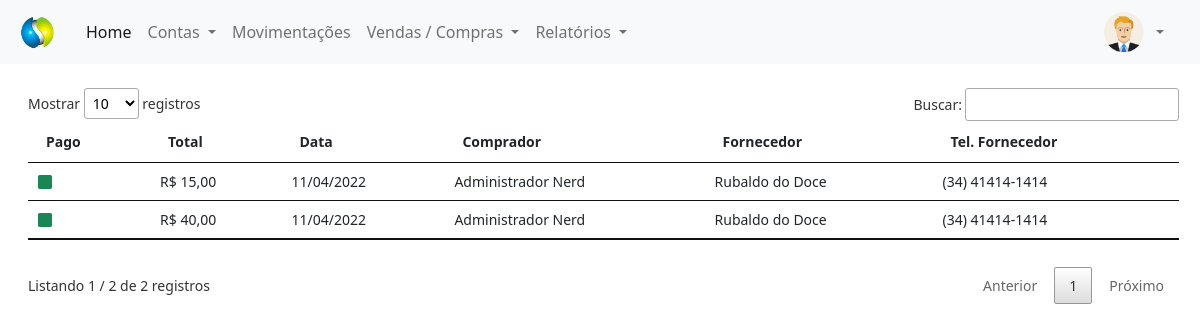
The page /painel-tesoureiro/index.php?pagina=compras (signed in) on the database as committed earlier.
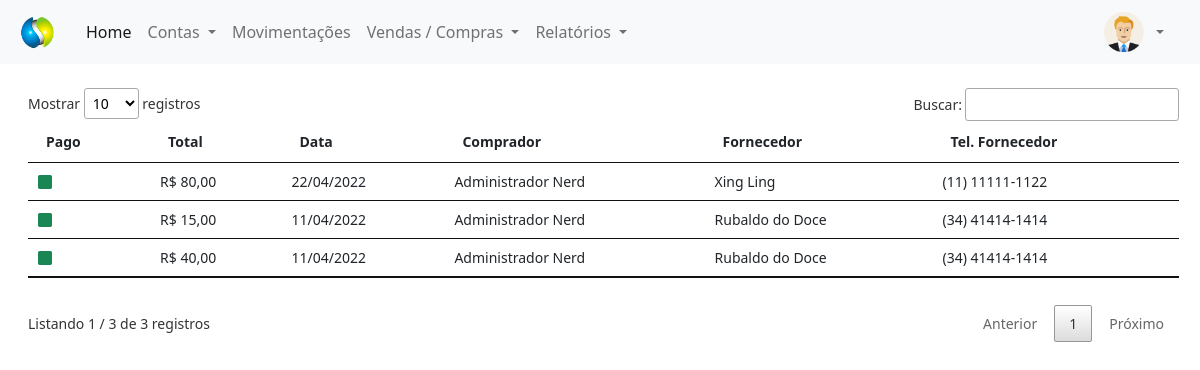
The same page on the database as committed later.
### tables this page shows
CREATE TABLE `compras` (
  `id` int(11) NOT NULL,
  `total` decimal(8,2) NOT NULL,
  `data` date NOT NULL,
  `usuario` int(11) NOT NULL,
  `fornecedor` int(11) NOT NULL,
  `pago` varchar(5) NOT NULL
);

CREATE TABLE `usuarios` (
  `id` int(11) NOT NULL,
  `nome` varchar(80) NOT NULL,
  `email` varchar(80) NOT NULL,
  `cpf` varchar(15) NOT NULL,
  `senha` varchar(20) NOT NULL,
  `nivel` varchar(20) NOT NULL
);

CREATE TABLE `fornecedores` (
  `id` int(11) NOT NULL,
  `nome` varchar(80) NOT NULL,
  `tipo_pessoa` varchar(20) NOT NULL,
  `cpf` varchar(20) DEFAULT NULL,
  `email` varchar(80) DEFAULT NULL,
  `telefone` varchar(30) DEFAULT NULL,
  `endereco` varchar(80) DEFAULT NULL
);

### painel-tesoureiro/compras.php (the view, shortened to what this page needs)
<?php
require_once('../conexao.php');
?>
<div class="mt-4" style="margin-right: 25px">
    <?php
    $query_tab = $pdo->query("SELECT * FROM compras order by id desc");
    $res_tab = $query_tab->fetchAll(PDO::FETCH_ASSOC);
    $total_reg_tab = @count($res_tab);
    if ($total_reg_tab > 0) {
    ?>
        <small>
            <table id="usuarios" class="table table-hover my-4" style="width:100%">
                <thead>
                    <tr>
                        <th>Pago</th>
                        <th>Total</th>
                        <th>Data</th>
                        <th>Comprador</th>
                        <th>Fornecedor</th>
                        <th>Tel. Fornecedor</th>
                    </tr>
                </thead>
                <tbody>
                    <?php
                    for ($i = 0; $i < $total_reg_tab; $i++) {
                        $data = $res_tab[$i]['data'];
                        $id_usuario = $res_tab[$i]['usuario'];
                        $query_usuario = $pdo->query("SELECT * FROM usuarios WHERE id = '$id_usuario'");
                        $res_usuario = $query_usuario->fetchAll(PDO::FETCH_ASSOC);
                        $total_reg_usuario = @count($res_usuario);
                        if ($total_reg_usuario > 0) {
                            $nome_usuario = $res_usuario[0]['nome'];
                        }
                        $id_fornecedor = $res_tab[$i]['fornecedor'];
                        $query_fornecedor = $pdo->query("SELECT * FROM fornecedores WHERE id = '$id_fornecedor'");
                        $res_fornecedor = $query_fornecedor->fetchAll(PDO::FETCH_ASSOC);
                        $total_reg_fornecedor = @count($res_fornecedor);
                        if ($total_reg_fornecedor > 0) {
                            $nome_fornecedor = $res_fornecedor[0]['nome'];
                            $telefone_fornecedor = $res_fornecedor[0]['telefone'];
                        }
                        if ($res_tab[$i]['pago'] == 'Sim') {
                            $classe = 'text-success';
                        } else {
                            $classe = 'text-danger';
                        }
                    ?>
                        <tr>
                            <td>
                                <i class="bi bi-square-fill <?php echo $classe; ?>"></i>
                            </td>
                            <td>
                                R$ <?php echo number_format($res_tab[$i]['total'], 2, ',', '.'); ?>
                            </td>
                            <td>
                                <?php echo implode('/', array_reverse(explode('-', $data)));
                                ?>
                            </td>
                            <td>
                                <?php echo $nome_usuario; ?>
                            </td>
                            <td>
                                <?php echo $nome_fornecedor; ?>
                            </td>
                            <td>
                                <?php echo $telefone_fornecedor; ?>
                            </td>
                        </tr>
                    <?php }
                    ?>
                </tbody>
            </table>
        </small>
    <?php } else {
        echo "Não existem dados para serem exibidos!";
    } ?>
</div>

Rows that differ between the two databases and show on the page:
added compras: total "80,00", data "22/04/2022", usuarios.nome "Administrador Nerd", fornecedores.nome "Xing Ling", fornecedores.telefone "(11) 11111-1122"
Other text that changed with them:
text written by a page script: "Mostrar registros Buscar: Listando 1 / 2 de 2 registros Anterior 1 Próximo" → "Mostrar registros Buscar: Listando 1 / 3 de 3 registros Anterior 1 Próximo"
